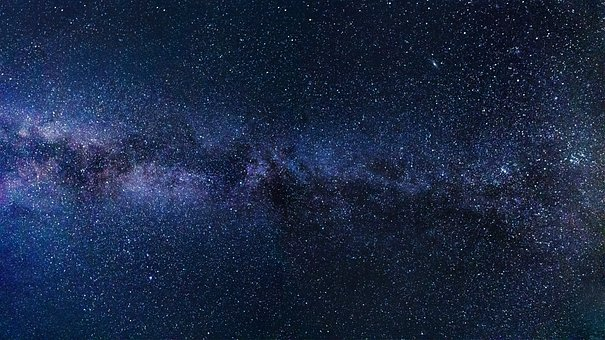
#> input picture practical_3/Img3.jpg, 605 x 340 px, found by its file name
$ python Histogram.py
#> lines starting #> are read from the running program, lines starting #| are printed output that depends on the picture
import cv2
from matplotlib import pyplot as plt

image = cv2.imread('..\IMAGES\Img3.jpg',0)
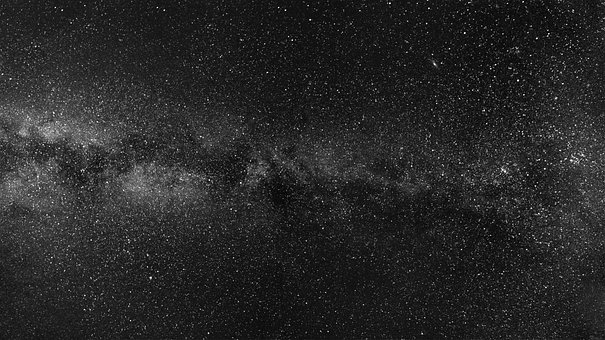
#> image: shape (340, 605); min 0, max 255, mean 39.5
cimage = cv2.imread('..\IMAGES\Img3.jpg')
#> cimage is the input picture: shape (340, 605, 3); mean B, G, R 68.7, 40.4, 26.9


hist = cv2.calcHist([image], [0], None, [256], [0,256])
#> hist = 256 values, max 5436 at index 24, min 0 at index 211, mean 803.5
chist = cv2.calcHist([cimage], [0], None, [256], [0,256])
#> chist = 256 values, max 3819 at index 41, min 0 at index 0, mean 803.5

fig, axis = plt.subplots(1,2)


plt.title("Image")
plt.xlabel('bins')
plt.ylabel('No. of pixels')


axis[0].plot(hist)
axis[1].plot(chist)


cv2.imshow("Image", image)
cv2.imshow("cImage", cimage)
plt.show()
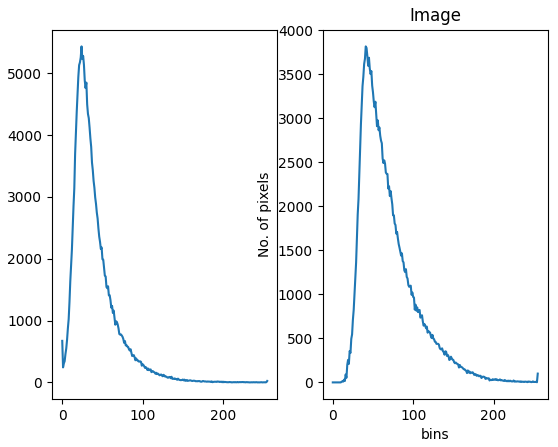
#> figure drawn by matplotlib, 2 panels; panel 1: curve peaks at x = 24, y = 5436; panel 2: curve peaks at x = 41, y = 3819
cv2.destroyAllWindows()

$ run again, with practical_3/Img1.jpg copied over practical_3/Img3.jpg
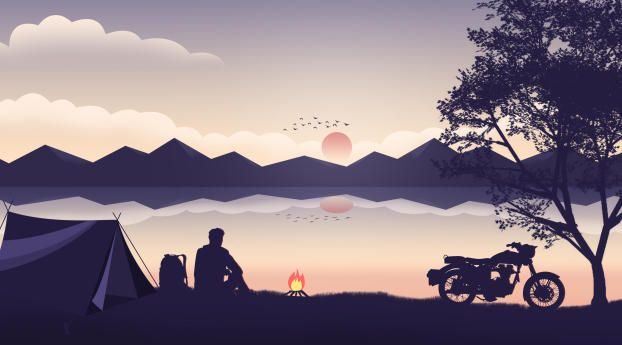
#> input picture practical_3/Img1.jpg, 622 x 345 px, found by its file name
#> `image = cv2.imread('..\IMAGES\Img3.jpg',0)`:
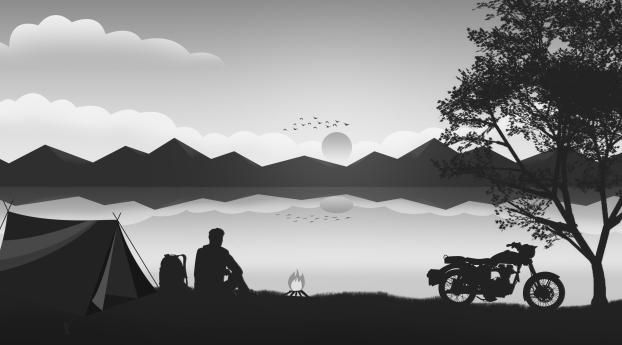
#> image: shape (345, 622); min 1, max 255, mean 127
#> cimage is the input picture: shape (345, 622, 3); mean B, G, R 133, 121.4, 135.7
#> hist = 256 values, max 13744 at index 34, min 0 at index 0, mean 838.2
#> chist = 256 values, max 10250 at index 62, min 0 at index 2, mean 838.2
#> `plt.show()`:
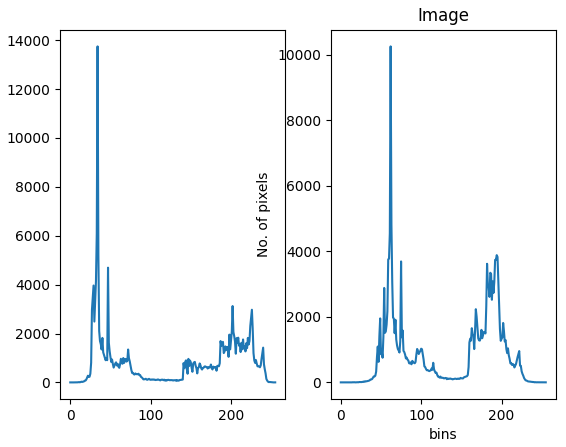
#> figure drawn by matplotlib, 2 panels; panel 1: curve peaks at x = 34, y = 13744; panel 2: curve peaks at x = 62, y = 10250

$ run again, with practical_3/Img2.jpg copied over practical_3/Img3.jpg
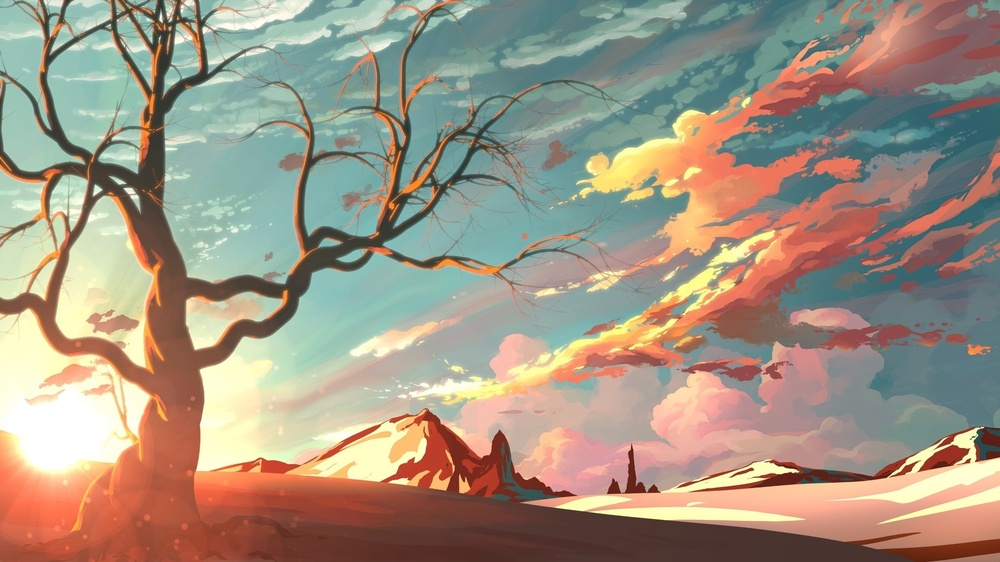
#> input picture practical_3/Img2.jpg, 1000 x 562 px, shrunk from 2560 x 1440 before the run, found by its file name
#> `image = cv2.imread('..\IMAGES\Img3.jpg',0)`:
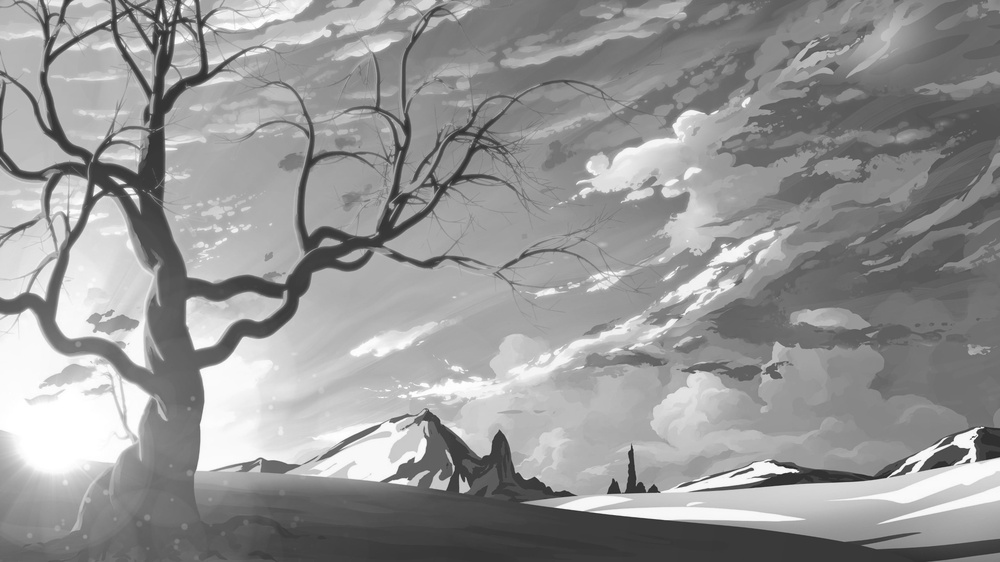
#> image: shape (562, 1000); min 34, max 255, mean 149.9
#> cimage is the input picture: shape (562, 1000, 3); mean B, G, R 131, 148, 160.7
#> hist = 256 values, max 5711 at index 174, min 0 at index 0, mean 2195.3
#> chist = 256 values, max 6361 at index 141, min 4 at index 1, mean 2195.3
#> `plt.show()`:
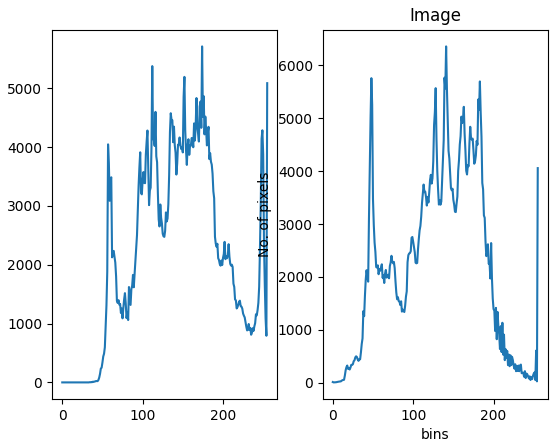
#> figure drawn by matplotlib, 2 panels; panel 1: curve peaks at x = 174, y = 5711; panel 2: curve peaks at x = 141, y = 6361
